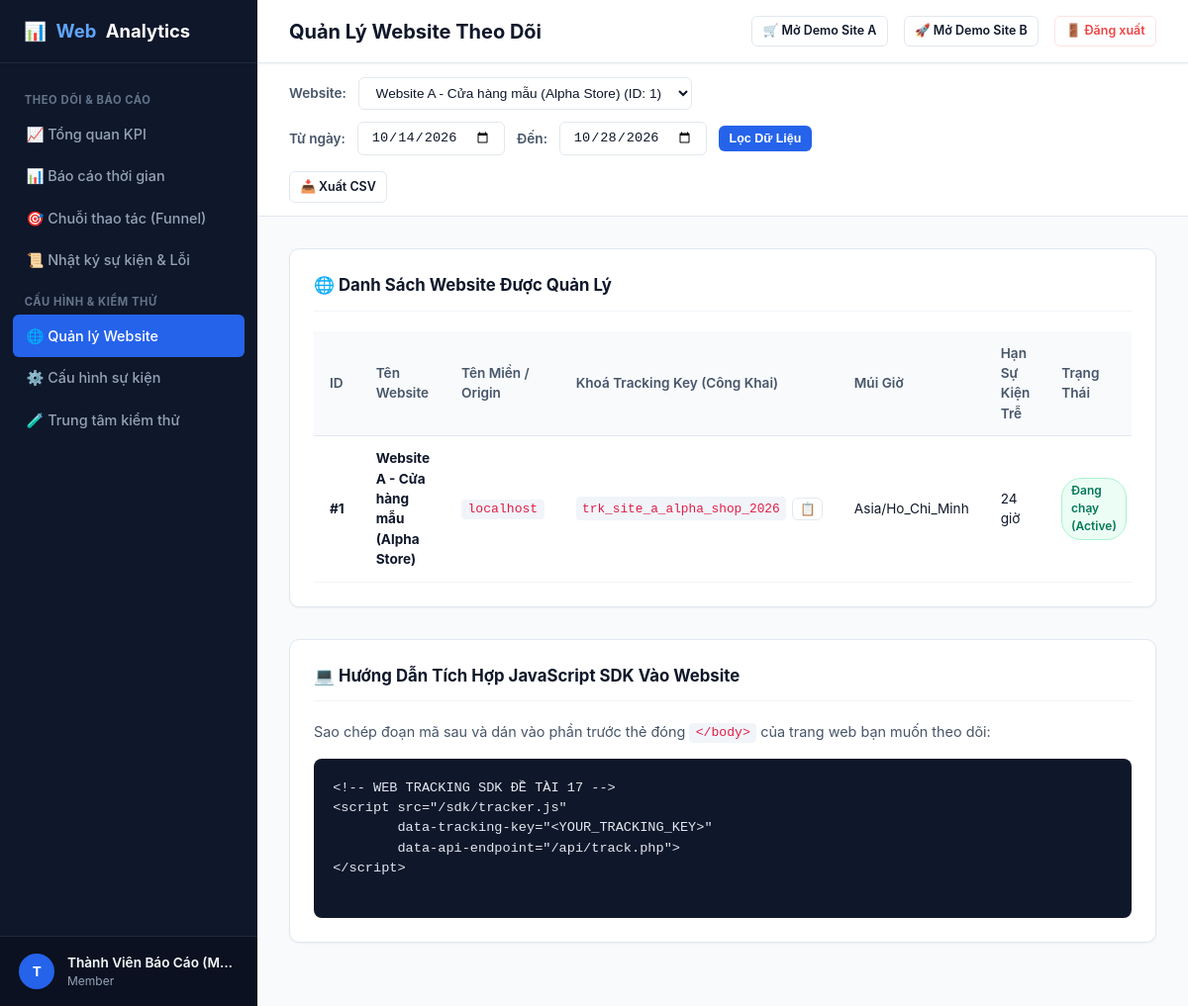
The app's page /websites.php (signed in) with its own data.
### tables this page shows
CREATE TABLE IF NOT EXISTS `websites` (
  `website_id` INT AUTO_INCREMENT PRIMARY KEY,
  `name` VARCHAR(150) NOT NULL COMMENT 'Ten website theo doi',
  `domain` VARCHAR(255) NOT NULL COMMENT 'Ten mien hoac dia chi goc (Origin)',
  `tracking_key` VARCHAR(64) NOT NULL UNIQUE COMMENT 'Khoa theo doi cong khai gui kem payload',
  `timezone` VARCHAR(50) NOT NULL DEFAULT 'Asia/Ho_Chi_Minh' COMMENT 'Mui gio bao cao',
  `status` ENUM('active', 'paused', 'archived') NOT NULL DEFAULT 'active' COMMENT 'Trang thai hoat dong',
  `late_event_window_hours` INT NOT NULL DEFAULT 24 COMMENT 'Khoang chap nhan su kien den muon (gio)',
  `created_at` DATETIME NOT NULL DEFAULT CURRENT_TIMESTAMP,
  INDEX `idx_websites_status` (`status`),
  INDEX `idx_websites_tracking_key` (`tracking_key`)
);

CREATE TABLE IF NOT EXISTS `website_permissions` (
  `permission_id` INT AUTO_INCREMENT PRIMARY KEY,
  `user_id` INT NOT NULL,
  `website_id` INT NOT NULL,
  `can_view` TINYINT(1) NOT NULL DEFAULT 1,
  `can_manage_tracking` TINYINT(1) NOT NULL DEFAULT 0,
  `can_export` TINYINT(1) NOT NULL DEFAULT 1,
  `created_at` DATETIME NOT NULL DEFAULT CURRENT_TIMESTAMP,
  UNIQUE KEY `uk_user_website` (`user_id`, `website_id`),
  CONSTRAINT `fk_perm_user` FOREIGN KEY (`user_id`) REFERENCES `users` (`user_id`) ON DELETE CASCADE,
  CONSTRAINT `fk_perm_website` FOREIGN KEY (`website_id`) REFERENCES `websites` (`website_id`) ON DELETE CASCADE
);

### includes/helpers.php (called while the page is built, shortened)
<?php
function e(?string $str): string {
    return htmlspecialchars((string)$str, ENT_QUOTES, 'UTF-8');
}
function get_base_url(): string {
    $scriptDir = dirname($_SERVER['SCRIPT_NAME'] ?? '');
    $scriptDir = str_replace('\\', '/', $scriptDir);
    $cleanDir = preg_replace('#/(api|includes|sdk|demo-sites.*|tests.*|scripts.*)$#', '', $scriptDir);
    $cleanDir = rtrim($cleanDir, '/');
    return $cleanDir;
}

### includes/auth.php (called while the page is built, shortened)
<?php
require_once __DIR__ . '/helpers.php';
function is_authenticated(): bool {
    return !empty($_SESSION['user_id']) && !empty($_SESSION['user_email']);
}
function get_auth_user(): ?array {
    return [
        'user_id'   => (int)$_SESSION['user_id'],
        'email'     => $_SESSION['user_email'],
        'full_name' => $_SESSION['user_name'] ?? 'User',
        'role'      => $_SESSION['user_role'] ?? 'member'
    ];
}

### includes/permissions.php (called while the page is built, shortened)
<?php
require_once __DIR__ . '/auth.php';
function get_accessible_websites(): array {
    $user = get_auth_user();
    $pdo = get_db_connection();
    if ($user['role'] === 'admin') {
        $stmt = $pdo->query('
            SELECT `website_id`, `name`, `domain`, `tracking_key`, `timezone`, `status`, `late_event_window_hours`, `created_at`
            FROM `websites`
            ORDER BY `website_id` ASC
        ');
        return $stmt->fetchAll();
    } else {
        $stmt = $pdo->prepare('
            SELECT w.`website_id`, w.`name`, w.`domain`, w.`tracking_key`, w.`timezone`, w.`status`, w.`late_event_window_hours`, w.`created_at`,
                   p.`can_view`, p.`can_manage_tracking`, p.`can_export`
            FROM `websites` w
            INNER JOIN `website_permissions` p ON w.`website_id` = p.`website_id`
            WHERE p.`user_id` = ? AND p.`can_view` = 1 AND w.`status` = "active"
            ORDER BY w.`website_id` ASC
        ');
        $stmt->execute([$user['user_id']]);
        return $stmt->fetchAll();
    }
}

### websites.php (the view, shortened to what this page needs)
<?php
$pageTitle = 'Quản Lý Website Theo Dõi';
require_once __DIR__ . '/includes/header.php';
?>
<div class="card-section">
    <div class="card-title-bar">
        <h3>🌐 Danh Sách Website Được Quản Lý</h3>
    </div>
    <div class="table-responsive">
        <table class="data-table">
            <thead>
                <tr>
                    <th>ID</th>
                    <th>Tên Website</th>
                    <th>Tên Miền / Origin</th>
                    <th>Khoá Tracking Key (Công Khai)</th>
                    <th>Múi Giờ</th>
                    <th>Hạn Sự Kiện Trễ</th>
                    <th>Trạng Thái</th>
                </tr>
            </thead>
            <tbody>
                <?php foreach ($accessibleWebsites as $site): ?>
                    <tr>
                        <td><strong>#<?= $site['website_id'] ?></strong></td>
                        <td>
                            <strong><?= e($site['name']) ?></strong>
                        </td>
                        <td><code><?= e($site['domain']) ?></code></td>
                        <td>
                            <div style="display:flex; align-items:center; gap:0.4rem;">
                                <code style="font-size:0.8rem;"><?= e($site['tracking_key']) ?></code>
                                <button type="button" class="btn btn-outline btn-sm" style="padding:0.2rem 0.4rem;" onclick="copyToClipboard('<?= e($site['tracking_key']) ?>')">
                                    📋
                                </button>
                            </div>
                        </td>
                        <td><?= e($site['timezone']) ?></td>
                        <td><?= (int)$site['late_event_window_hours'] ?> giờ</td>
                        <td>
                            <?php if ($site['status'] === 'active'): ?>
                                <span class="badge badge-green">Đang chạy (Active)</span>
                            <?php elseif ($site['status'] === 'paused'): ?>
                                <span class="badge badge-yellow">Tạm dừng (Paused)</span>
                            <?php else: ?>
                                <span class="badge badge-red">Lưu trữ (Archived)</span>
                            <?php endif; ?>
                        </td>
                    </tr>
                <?php endforeach; ?>
            </tbody>
        </table>
    </div>
</div>
<div class="card-section">
    <div class="card-title-bar">
        <h3>💻 Hướng Dẫn Tích Hợp JavaScript SDK Vào Website</h3>
    </div>
    <p style="color:var(--text-secondary); margin-bottom:1rem; font-size:0.9rem;">
        Sao chép đoạn mã sau và dán vào phần trước thẻ đóng <code>&lt;/body&gt;</code> của trang web bạn muốn theo dõi:
    </p>
    <pre style="background:#0f172a; color:#e2e8f0; padding:1.2rem; border-radius:8px; font-size:0.85rem; overflow-x:auto;">
&lt;!-- WEB TRACKING SDK ĐỀ TÀI 17 --&gt;
&lt;script src="<?= $baseUrl ?>/sdk/tracker.js"
        data-tracking-key="&lt;YOUR_TRACKING_KEY&gt;"
        data-api-endpoint="<?= $baseUrl ?>/api/track.php"&gt;
&lt;/script&gt;
    </pre>
</div>
<?php require_once __DIR__ . '/includes/footer.php'; ?>

### includes/header.php (shortened to what this page needs)
<?php
require_once __DIR__ . '/../includes/auth.php';
require_once __DIR__ . '/../includes/permissions.php';
require_once __DIR__ . '/../includes/helpers.php';
$accessibleWebsites = get_accessible_websites();
$baseUrl = get_base_url();
$selectedWebsiteId = (int)($_GET['website_id'] ?? ($_SESSION['selected_website_id'] ?? 0));
if ($selectedWebsiteId <= 0 && !empty($accessibleWebsites)) {
    $selectedWebsiteId = (int)$accessibleWebsites[0]['website_id'];
}
$fromDate = $_GET['from_date'] ?? date('Y-m-d', strtotime('-14 days'));
$toDate   = $_GET['to_date'] ?? date('Y-m-d');
?>
<!DOCTYPE html>
<html lang="vi">
<head>
    <link rel="stylesheet" href="<?= $baseUrl ?>/assets/css/dashboard.css">
</head>
<body>
<div class="app-layout">
    <?php require_once __DIR__ . '/sidebar.php'; ?>
    <div class="main-wrapper">
        <header class="top-header">
            <div class="page-title">
                <?= e($pageTitle ?? 'Tổng quan') ?>
            </div>
            <div class="top-header-actions">
                <a href="<?= $baseUrl ?>/demo-sites/site-a/index.html" target="_blank" class="btn btn-outline btn-sm">
                    🛒 Mở Demo Site A
                </a>
                <a href="<?= $baseUrl ?>/demo-sites/site-b/index.html" target="_blank" class="btn btn-outline btn-sm">
                    🚀 Mở Demo Site B
                </a>
                <a href="<?= $baseUrl ?>/logout.php" class="btn btn-outline btn-sm" style="color:var(--danger); border-color:#fee2e2;">
                    🚪 Đăng xuất
                </a>
            </div>
        </header>
        <div class="filter-bar">
            <form id="global-filter-form" method="GET" class="filter-group">
                <div class="filter-group">
                    <span class="filter-label">Website:</span>
                    <select name="website_id" class="form-select" onchange="this.form.submit()">
                        <?php foreach ($accessibleWebsites as $site): ?>
                            <option value="<?= $site['website_id'] ?>" <?= $site['website_id'] == $selectedWebsiteId ? 'selected' : '' ?>>
                                <?= e($site['name']) ?> (ID: <?= $site['website_id'] ?>)
                            </option>
                        <?php endforeach; ?>
                    </select>
                </div>
                <div class="filter-group">
                    <span class="filter-label">Từ ngày:</span>
                    <input type="date" name="from_date" class="form-input" value="<?= e($fromDate) ?>">
                    <span class="filter-label">Đến:</span>
                    <input type="date" name="to_date" class="form-input" value="<?= e($toDate) ?>">
                    <button type="submit" class="btn btn-primary btn-sm">Lọc Dữ Liệu</button>
                </div>
            </form>
            <div class="filter-group">
                <a href="<?= $baseUrl ?>/api/analytics-export.php?website_id=<?= $selectedWebsiteId ?>&from_date=<?= e($fromDate) ?>&to_date=<?= e($toDate) ?>" class="btn btn-outline btn-sm">
                    📥 Xuất CSV
                </a>
            </div>
        </div>
        <main class="content-body">

### assets/css/dashboard.css (style rules this page uses)
:root { --primary: #2563eb; --primary-dark: #1d4ed8; --primary-light: #eff6ff; --secondary: #0f172a; --accent: #10b981; --warning: #f59e0b; --danger: #ef4444; --info: #06b6d4; --bg-page: #f8fafc; --bg-card: #ffffff; --border-color: #e2e8f0; --text-primary: #0f172a; --text-secondary: #475569; --text-muted: #94a3b8; --sidebar-width: 260px; --header-height: 64px; --radius-sm: 6px; --radius-md: 10px; --radius-lg: 16px; --shadow-sm: 0 1px 2px 0 rgba(0,0,0,0.05); --shadow-md: 0 4px 6px -1px rgba(0,0,0,0.07), 0 2px 4px -2px rgba(0,0,0,0.05); --shadow-lg: 0 10px 15px -3px rgba(0,0,0,0.08), 0 4px 6px -4px rgba(0,0,0,0.04); }
* { box-sizing: border-box; margin: 0; padding: 0; }
body { font-family: -apple-system, BlinkMacSystemFont, "Segoe UI", Roboto, "Helvetica Neue", Arial, sans-serif; background-color: var(--bg-page); color: var(--text-primary); line-height: 1.5; font-size: 14px; }
.app-layout { display: flex; min-height: 100vh; }
.main-wrapper { margin-left: var(--sidebar-width); flex: 1; display: flex; flex-direction: column; min-width: 0; }
.top-header { height: var(--header-height); background-color: var(--bg-card); border-bottom: 1px solid var(--border-color); display: flex; align-items: center; justify-content: space-between; padding: 0 2rem; position: sticky; top: 0; z-index: 90; box-shadow: var(--shadow-sm); }
.top-header .page-title { font-size: 1.25rem; font-weight: 700; color: var(--text-primary); display: flex; align-items: center; gap: 0.6rem; }
.top-header-actions { display: flex; align-items: center; gap: 1rem; }
.filter-bar { background-color: var(--bg-card); border-bottom: 1px solid var(--border-color); padding: 0.85rem 2rem; display: flex; flex-wrap: wrap; align-items: center; justify-content: space-between; gap: 1rem; }
.filter-group { display: flex; align-items: center; gap: 0.75rem; flex-wrap: wrap; }
.filter-label { font-weight: 600; font-size: 0.85rem; color: var(--text-secondary); }
.form-select, .form-input { padding: 0.45rem 0.8rem; border: 1px solid var(--border-color); border-radius: var(--radius-sm); font-size: 0.85rem; color: var(--text-primary); background-color: #fff; outline: none; transition: border-color 0.15s; }
.content-body { padding: 2rem; flex: 1; }
.card-section { background-color: var(--bg-card); border: 1px solid var(--border-color); border-radius: var(--radius-md); padding: 1.5rem; box-shadow: var(--shadow-sm); margin-bottom: 2rem; }
.card-title-bar { display: flex; justify-content: space-between; align-items: center; margin-bottom: 1.25rem; padding-bottom: 0.75rem; border-bottom: 1px solid #f1f5f9; }
.card-title-bar h3 { font-size: 1.05rem; font-weight: 700; color: var(--text-primary); }
.table-responsive { width: 100%; overflow-x: auto; }
.data-table { width: 100%; border-collapse: collapse; font-size: 0.85rem; }
.data-table th { background-color: #f8fafc; color: var(--text-secondary); font-weight: 600; text-align: left; padding: 0.75rem 1rem; border-bottom: 1px solid var(--border-color); }
.data-table td { padding: 0.75rem 1rem; border-bottom: 1px solid #f1f5f9; color: var(--text-primary); }
.badge { display: inline-flex; align-items: center; padding: 0.2rem 0.55rem; border-radius: 20px; font-size: 0.75rem; font-weight: 600; }
.badge.badge-green { background-color: #ecfdf5; color: #047857; border: 1px solid #a7f3d0; }
.btn { display: inline-flex; align-items: center; gap: 0.4rem; padding: 0.5rem 1rem; border-radius: var(--radius-sm); font-size: 0.85rem; font-weight: 600; cursor: pointer; border: none; text-decoration: none; transition: all 0.15s; }
.btn-primary { background-color: var(--primary); color: #fff; }
.btn-outline { background-color: transparent; border: 1px solid var(--border-color); color: var(--text-primary); }
.btn-sm { padding: 0.35rem 0.65rem; font-size: 0.78rem; }
code { background-color: #f1f5f9; padding: 0.15rem 0.4rem; border-radius: 4px; font-size: 0.82rem; color: #e11d48; font-family: ui-monospace, SFMono-Regular, Menlo, Monaco, Consolas, monospace; }

### records on screen
websites: website_id "Website A - Cửa hàng mẫu (Alpha Store) (ID: 1)"
website_permissions: website.website_id "1", website.name "Website A - Cửa hàng mẫu (Alpha Store)", website.domain "localhost", website.tracking_key "trk_site_a_alpha_shop_2026", website.timezone "Asia/Ho_Chi_Minh", website.late_event_window_hours "24"

### other values on screen
substr($currentUser['full_name'] ?? 'U', 0, 1) "T"
$currentUser['full_name'] "Thành Viên Báo Cáo (M…"
$currentUser['role'] "Member"
$pageTitle "Quản Lý Website Theo Dõi"
